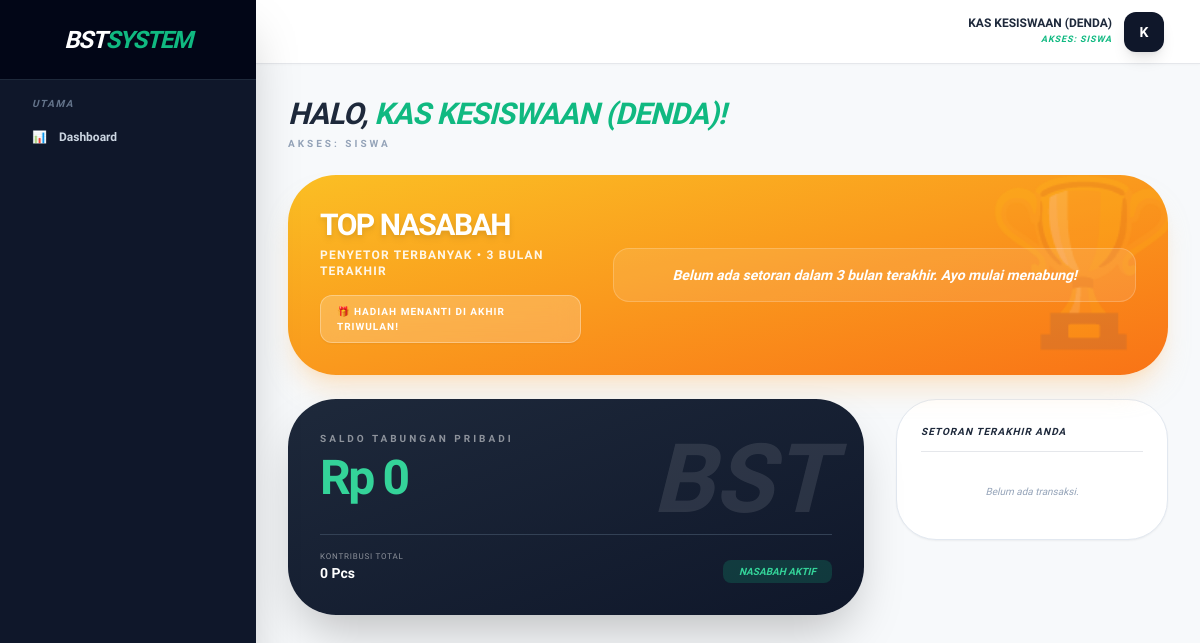
The app's page /public/dashboard (signed in), older data.
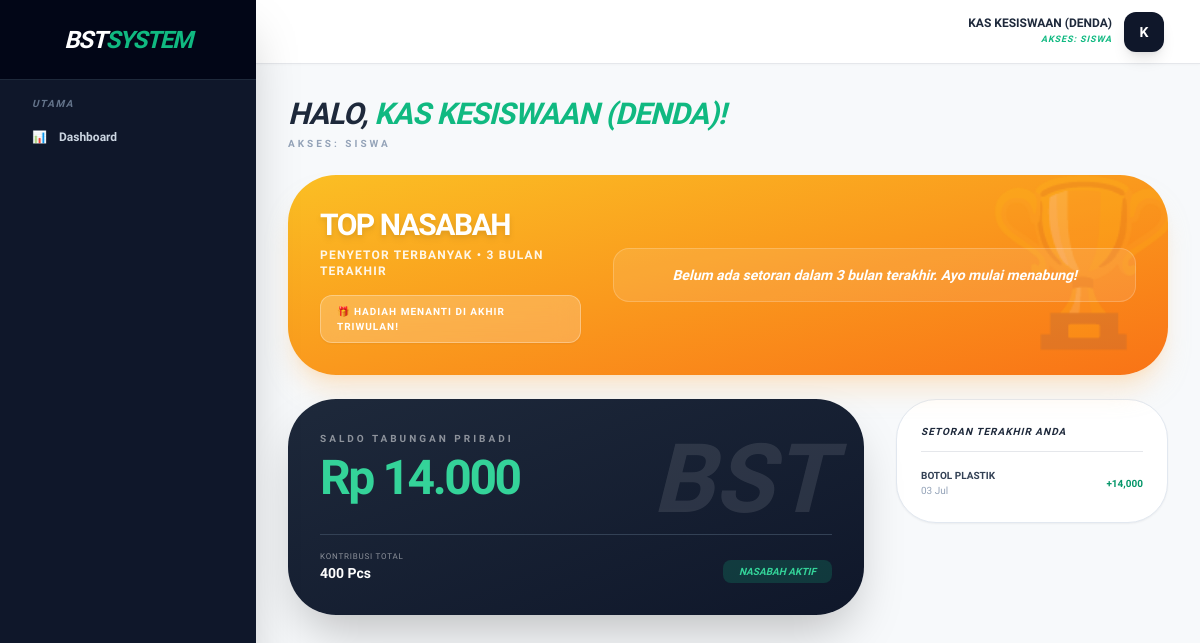
The same page, newer data.
### tables this page shows
CREATE TABLE `setoran` (
  `id` int(11) NOT NULL AUTO_INCREMENT,
  `user_id` int(11) NOT NULL,
  `kategori_id` int(11) NOT NULL,
  `berat` decimal(10,2) NOT NULL,
  `total_harga` decimal(15,2) NOT NULL,
  `total_pengepul` decimal(15,2) NOT NULL,
  `honor_walas_rp` double DEFAULT 0,
  `walikelas_id` int(11) DEFAULT NULL,
  `status` enum('pending','valid') DEFAULT 'pending',
  `created_at` timestamp NOT NULL DEFAULT current_timestamp(),
  `is_sold` tinyint(1) DEFAULT 0,
  PRIMARY KEY (`id`)
);

CREATE TABLE `kategori_sampah` (
  `id` int(11) NOT NULL AUTO_INCREMENT,
  `nama_sampah` varchar(100) NOT NULL,
  `harga_dasar` decimal(15,2) NOT NULL DEFAULT 0.00,
  `harga_guru` decimal(10,2) DEFAULT 0.00,
  `harga_pengepul` decimal(15,2) NOT NULL DEFAULT 0.00,
  `satuan` varchar(20) DEFAULT 'Pcs',
  `konversi_kg` int(11) NOT NULL DEFAULT 1,
  PRIMARY KEY (`id`)
);

### app/Controllers/DashboardController.php (called while the page is built, shortened)
<?php
require_once __DIR__ . '/../Core/Database.php';
class DashboardController {
    private $db;
    public function __construct() {
        $this->db = Database::getInstance()->getConnection();
    }
    public function index() {
        $role = $_SESSION['role'];
        $user_id = $_SESSION['user_id'];
        $data = [];
        $stmtLb = $this->db->prepare("
            SELECT u.id, u.nama, k.nama_kelas, SUM(s.berat) as total_pcs
            FROM setoran s
            JOIN users u ON s.user_id = u.id
            LEFT JOIN kelas k ON u.kelas_id = k.id
            WHERE s.created_at >= DATE_FORMAT(DATE_SUB(CURRENT_DATE, INTERVAL 2 MONTH), '%Y-%m-01')
            AND s.status = 'valid'
            AND u.role = 'siswa'
            AND u.is_active = 1
            AND u.kelas_id IS NOT NULL
            AND u.nama NOT LIKE '%KESISWAAN%'
            GROUP BY u.id
            ORDER BY total_pcs DESC LIMIT 5
        ");
        $stmtLb->execute();
        $data['leaderboard'] = $stmtLb->fetchAll();
        if ($role === 'admin' || $role === 'staff') {
            $data['stok_gudang'] = $this->db->query("SELECT SUM(berat) FROM setoran WHERE status = 'valid' AND is_sold = 0")->fetchColumn() ?? 0;
            $data['total_tabungan'] = $this->db->query("SELECT SUM(total_harga) FROM setoran WHERE status = 'valid'")->fetchColumn() ?? 0;
            $data['kas_masuk'] = $this->db->query("SELECT SUM(total_pendapatan) FROM penjualan")->fetchColumn() ?? 0;
            $data['keuntungan_bersih'] = $this->db->query("
                SELECT IFNULL((SELECT SUM(total_pendapatan) FROM penjualan), 0) -
                IFNULL((SELECT SUM(total_harga) FROM setoran WHERE is_sold = 1 AND status = 'valid' AND kategori_id NOT IN (SELECT id FROM kategori_sampah WHERE nama_sampah = '🌟 REWARD PRESTASI')), 0)
            ")->fetchColumn() ?? 0;
            $data['jml_siswa'] = $this->db->query("SELECT COUNT(*) FROM users WHERE role = 'siswa' AND is_active = 1 AND nama NOT LIKE '%KESISWAAN%'")->fetchColumn() ?? 0;
            $data['jml_guru'] = $this->db->query("SELECT COUNT(*) FROM users WHERE role = 'guru' AND is_active = 1")->fetchColumn() ?? 0;
            $chart_labels = []; $chart_setoran = []; $chart_penjualan = [];
            for ($i = 5; $i >= 0; $i--) {
                $m = date('Y-m', strtotime("-$i months"));
                $chart_labels[] = date('M Y', strtotime("-$i months"));
                $chart_setoran[$m] = 0; $chart_penjualan[$m] = 0;
            }
            $start_date = date('Y-m-01', strtotime('-5 months'));
            $stmtSetoran = $this->db->prepare("SELECT DATE_FORMAT(created_at, '%Y-%m') as bln, SUM(berat) as total FROM setoran WHERE status = 'valid' AND created_at >= ? GROUP BY bln");
            $stmtSetoran->execute([$start_date]);
            foreach ($stmtSetoran->fetchAll() as $row) { if (isset($chart_setoran[$row['bln']])) $chart_setoran[$row['bln']] = (float)$row['total']; }
            $stmtPenjualan = $this->db->prepare("SELECT DATE_FORMAT(tanggal_jual, '%Y-%m') as bln, SUM(total_pendapatan) as total FROM penjualan WHERE tanggal_jual >= ? GROUP BY bln");
            $stmtPenjualan->execute([$start_date]);
            foreach ($stmtPenjualan->fetchAll() as $row) { if (isset($chart_penjualan[$row['bln']])) $chart_penjualan[$row['bln']] = (float)$row['total']; }
            $data['chart'] = [
                'labels' => json_encode(array_values($chart_labels)),
                'setoran' => json_encode(array_values($chart_setoran)),
                'penjualan' => json_encode(array_values($chart_penjualan))
            ];
        }
        else {
            $setoran = $this->db->query("SELECT SUM(total_harga) FROM setoran WHERE user_id = $user_id AND status = 'valid'")->fetchColumn() ?? 0;
            $tarik = $this->db->query("SELECT SUM(jumlah) FROM penarikan WHERE user_id = $user_id")->fetchColumn() ?? 0;
            $data['saldo_pribadi'] = $setoran - $tarik;
            $data['total_pcs'] = $this->db->query("SELECT SUM(berat) FROM setoran WHERE user_id = $user_id AND status = 'valid'")->fetchColumn() ?? 0;
            $data['riwayat_pribadi'] = $this->db->query("SELECT s.*, k.nama_sampah FROM setoran s JOIN kategori_sampah k ON s.kategori_id = k.id WHERE s.user_id = $user_id ORDER BY s.created_at DESC LIMIT 5")->fetchAll();
            $cek_wali = $this->db->query("SELECT * FROM kelas WHERE walikelas_id = $user_id LIMIT 1")->fetch();
            $data['is_walikelas_aktif'] = $cek_wali ? true : false;
            $data['kelas_dikelola'] = $cek_wali;
            $persen_wali = ($this->db->query("SELECT nilai FROM pengaturan WHERE kunci = 'persen_honor_walikelas'")->fetchColumn() ?? 0) / 100;
            $total_jatah = $this->db->query("
                SELECT SUM(total_pengepul - total_harga) * $persen_wali
                FROM setoran
                WHERE walikelas_id = $user_id AND status = 'valid' AND is_sold = 1
                AND kategori_id NOT IN (SELECT id FROM kategori_sampah WHERE nama_sampah = '🌟 REWARD PRESTASI')
            ")->fetchColumn() ?? 0;
            $total_cair = $this->db->query("SELECT SUM(jumlah) FROM pencairan_honor WHERE user_id = $user_id")->fetchColumn() ?? 0;
            $data['honor_belum_cair'] = $total_jatah - $total_cair;
            $data['history_honor'] = $this->db->query("SELECT * FROM pencairan_honor WHERE user_id = $user_id ORDER BY tanggal_cair DESC LIMIT 5")->fetchAll();
            $data['ranking_siswa'] = [];
        }
        require_once __DIR__ . '/../../views/layouts/admin.php';
    }
}

### app/Core/Database.php (called while the page is built, shortened)
<?php
class Database {
    private static $instance = null;
    private $conn;
    private function __construct() {
        try {
            $dsn = "mysql:host=" . DB_HOST . ";dbname=" . DB_NAME . ";charset=utf8mb4";
            $options = [
                PDO::ATTR_ERRMODE => PDO::ERRMODE_EXCEPTION,
                PDO::ATTR_DEFAULT_FETCH_MODE => PDO::FETCH_ASSOC,
                PDO::ATTR_EMULATE_PREPARES => false,
            ];
            $this->conn = new PDO($dsn, DB_USER, DB_PASS, $options);
        } catch (PDOException $e) {
            die("Koneksi Database Gagal: " . $e->getMessage());
        }
    }
    public static function getInstance() {
        if (self::$instance === null) {
            self::$instance = new self();
        }
        return self::$instance;
    }
    public function getConnection() {
        return $this->conn;
    }
}

### views/admin/dashboard.php (the view, shortened to what the changed rows need)
<div class="max-w-7xl mx-auto space-y-6 pb-10">
    <div class="flex flex-col md:flex-row md:items-center md:justify-between gap-4">
        <div>
            <h2 class="text-3xl font-black text-slate-800 tracking-tight italic uppercase">
                <?php if($_SESSION['role'] === 'admin' || $_SESSION['role'] === 'staff'): ?>
                    BST<span class="text-emerald-500">DASHBOARD</span>
                <?php else: ?>
                    HALO, <span class="text-emerald-500"><?= htmlspecialchars($_SESSION['nama']) ?>!</span>
                <?php endif; ?>
            </h2>
        </div>
    </div>
    <?php
    if($_SESSION['role'] === 'admin' || $_SESSION['role'] === 'staff'):
    ?>
        <div class="grid grid-cols-1 md:grid-cols-4 gap-4 mt-6">
            <div class="bg-slate-900 p-6 rounded-3xl text-white shadow-xl">
                <p class="text-[9px] font-bold text-slate-500 uppercase tracking-widest mb-1">Total Kas Masuk</p>
                <h3 class="text-2xl font-black text-emerald-400">Rp<?= number_format($data['kas_masuk'], 0, ',', '.') ?></h3>
            </div>
            <div class="bg-white p-6 rounded-3xl border border-slate-200 shadow-sm">
                <p class="text-[9px] font-bold text-slate-400 uppercase tracking-widest mb-1">Total Tabungan</p>
                <h3 class="text-2xl font-black text-slate-800">Rp<?= number_format($data['total_tabungan'], 0, ',', '.') ?></h3>
            </div>
            <div class="bg-white p-6 rounded-3xl border border-slate-200 shadow-sm relative overflow-hidden">
                <div class="absolute -right-4 -bottom-4 opacity-5 text-8xl">📦</div>
                <div class="relative z-10">
                    <p class="text-[9px] font-bold text-slate-400 uppercase tracking-widest mb-1">Stok Gudang (Siap Jual)</p>
                    <h3 class="text-2xl font-black text-slate-800"><?= number_format($data['stok_gudang'], 0, ',', '.') ?> <span class="text-xs font-normal">Pcs</span></h3>
                </div>
            </div>
            <div class="bg-emerald-50 p-6 rounded-3xl border border-emerald-100 shadow-sm">
                <p class="text-[9px] font-bold text-emerald-700 uppercase tracking-widest mb-1">Keuntungan Bersih</p>
                <h3 class="text-2xl font-black text-emerald-800">Rp<?= number_format($data['keuntungan_bersih'], 0, ',', '.') ?></h3>
            </div>
        </div>
        <div class="grid grid-cols-1 lg:grid-cols-3 gap-6 mt-6">
            <div class="lg:col-span-2 bg-white border border-slate-200 rounded-[3rem] p-8 shadow-sm">
                <div class="flex justify-between items-center mb-8">
                    <h4 class="text-xs font-black text-slate-800 uppercase tracking-widest">Anggota Aktif</h4>
                </div>
                <div class="grid grid-cols-2 gap-6">
                    <div class="p-6 bg-slate-50 rounded-[2rem] border border-slate-100">
                        <span class="block text-4xl font-black text-slate-800 mb-2"><?= $data['jml_siswa'] ?></span>
                        <span class="text-[10px] font-bold text-slate-400 uppercase tracking-widest">Siswa Terdaftar</span>
                    </div>
                    <div class="p-6 bg-slate-50 rounded-[2rem] border border-slate-100">
                        <span class="block text-4xl font-black text-slate-800 mb-2"><?= $data['jml_guru'] ?></span>
                        <span class="text-[10px] font-bold text-slate-400 uppercase tracking-widest">Guru & Staf</span>
                    </div>
                </div>
            </div>
            <div class="space-y-6">
                <div class="p-8 bg-emerald-600 rounded-[3rem] shadow-lg shadow-emerald-200 text-white group h-[48%] flex flex-col justify-center">
                    <h4 class="font-black text-base mb-1 italic">Input Setoran?</h4>
                    <p class="text-[10px] font-medium opacity-80 mb-6">Catat tabungan siswa per kelas.</p>
                    <a href="<?= BASE_URL ?>/setoran/siswa_kelas" class="flex items-center justify-center py-3 bg-white text-emerald-600 rounded-2xl text-[10px] font-black uppercase tracking-widest transition-transform group-hover:scale-105">Mulai Timbang</a>
                </div>
                <?php if($_SESSION['role'] === 'admin'): ?>
                <div class="p-8 bg-slate-800 rounded-[3rem] shadow-lg text-white group h-[48%] flex flex-col justify-center">
                    <h4 class="font-black text-base mb-1 italic">Proses Penjualan?</h4>
                    <p class="text-[10px] font-medium opacity-80 mb-6">Konversi stok ke pengepul.</p>
                    <a href="<?= BASE_URL ?>/penjualan" class="flex items-center justify-center py-3 bg-slate-700 text-white rounded-2xl text-[10px] font-black uppercase tracking-widest transition-transform group-hover:scale-105">Jual Sekarang</a>
                </div>
                <?php endif; ?>
            </div>
        </div>
    <?php
    else:
    ?>
        <div class="grid grid-cols-1 lg:grid-cols-12 gap-8 mt-6">
            <div class="lg:col-span-8 space-y-8">
                <div class="bg-gradient-to-br from-slate-800 to-slate-900 p-8 rounded-[3rem] text-white shadow-2xl relative overflow-hidden">
                    <div class="absolute top-0 right-0 p-8 opacity-10 text-8xl italic font-black">BST</div>
                    <div class="relative z-10">
                        <p class="text-[10px] font-black uppercase tracking-[0.3em] opacity-50 mb-2">Saldo Tabungan Pribadi</p>
                        <h3 class="text-5xl font-black mb-6 tracking-tighter text-emerald-400">Rp <?= number_format($data['saldo_pribadi'], 0, ',', '.') ?></h3>
                        <div class="flex justify-between items-end border-t border-slate-700 pt-4 mt-8">
                            <div><p class="text-[8px] uppercase tracking-widest opacity-50">Kontribusi Total</p><p class="text-sm font-bold"><?= number_format($data['total_pcs'], 0, ',', '.') ?> Pcs</p></div>
                            <div class="text-right px-4 py-1 bg-emerald-500/20 rounded-lg"><p class="text-[10px] font-black text-emerald-400 italic">NASABAH AKTIF</p></div>
                        </div>
                    </div>
                </div>
            </div>
            <div class="lg:col-span-4 space-y-8">
                <div class="bg-white p-6 rounded-[2.5rem] border border-slate-200 shadow-sm">
                    <h3 class="font-black text-slate-800 text-[10px] uppercase tracking-widest border-b pb-3 mb-4 italic">Setoran Terakhir Anda</h3>
                    <div class="space-y-3">
                        <?php if(empty($data['riwayat_pribadi'])): ?>
                            <p class="text-[10px] text-center italic text-slate-400 py-4">Belum ada transaksi.</p>
                        <?php else: ?>
                            <?php foreach($data['riwayat_pribadi'] as $r): ?>
                            <div class="flex justify-between items-center text-[10px]">
                                <div>
                                    <p class="font-black text-slate-700 uppercase"><?= htmlspecialchars($r['nama_sampah']) ?></p>
                                    <p class="text-slate-400"><?= date('d M', strtotime($r['created_at'])) ?></p>
                                </div>
                                <p class="font-black text-emerald-600">+<?= number_format($r['total_harga'], 0) ?></p>
                            </div>
                            <?php endforeach; ?>
                        <?php endif; ?>
                    </div>
                </div>
            </div>
        </div>
    <?php endif; ?>
</div>

Row changes from the older to the newer data that the page shows:
added setoran: kategori_sampah.nama_sampah "BOTOL PLASTIK", created_at "03 Jul", total_harga "14,000"
Text that changed along with them:
$data['saldo_pribadi']: "0" → "14.000"
$data['total_pcs']: "0" → "400"
text no longer shown: "Belum ada transaksi."
